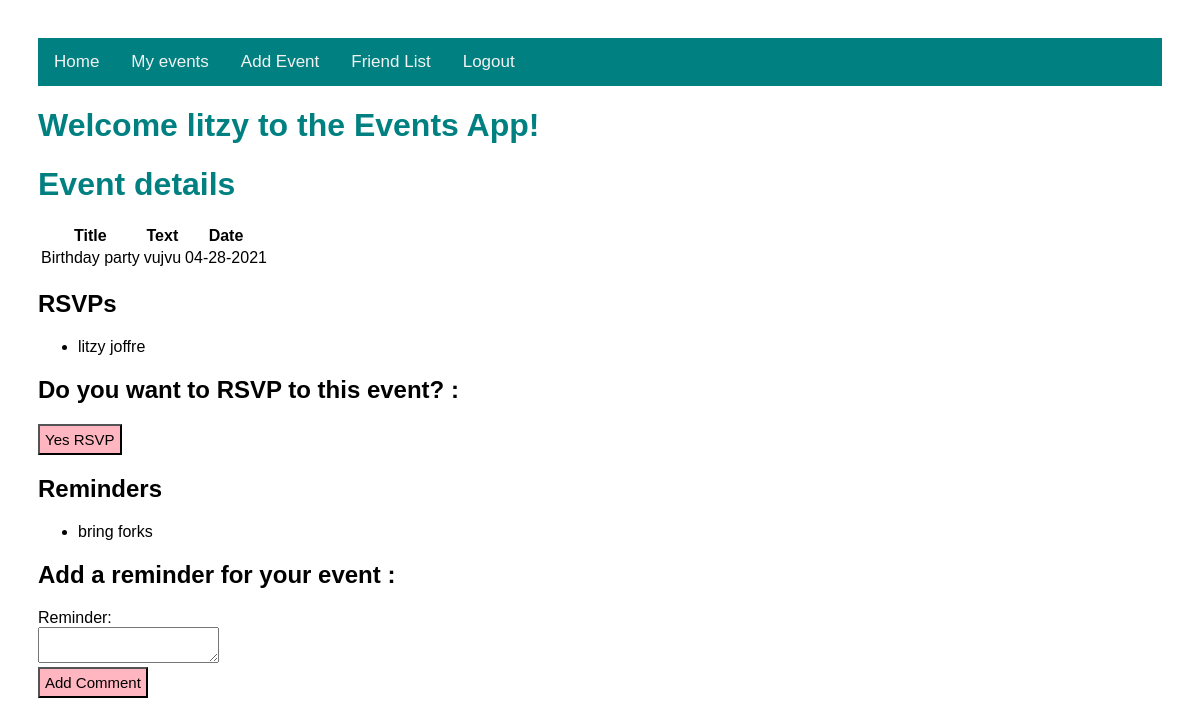
Screenshot of /events/3 (signed in) with the database file from the repository.
### models.py (models this page shows, shortened)
class User(db.Model):
    id = db.Column("id", db.Integer, primary_key=True)
    first_name = db.Column("first_name", db.String(100))
    last_name = db.Column("last_name", db.String(100))
    email = db.Column("email", db.String(100))
    password = db.Column(db.String(255), nullable=False)
    registered_on = db.Column(db.DateTime, nullable=False)
    events = db.relationship("Event", backref="user", lazy=True)
    comments = db.relationship("Comment", backref="user", lazy=True)

class Event(db.Model):
    id = db.Column("id", db.Integer, primary_key=True)
    title = db.Column("title", db.String(200))
    text = db.Column("text", db.String(100))
    date = db.Column("date", db.String(50))
    user_id= db.Column(db.Integer, db.ForeignKey("user.id"), nullable=False)
    comments = db.relationship("Comment", backref="event", cascade="all, delete-orphan", lazy=True)

class RSVP(db.Model):
    id = db.Column(db.Integer, primary_key=True)
    event_id = db.Column(db.Integer, db.ForeignKey("event.id"), nullable=False)
    user_id = db.Column(db.Integer, db.ForeignKey("user.id"), nullable=False)
    user= db.relationship("User", lazy=True)
    event= db.relationship("Event", lazy=True)

class Comment(db.Model):
    id = db.Column(db.Integer, primary_key=True)
    date_posted = db.Column(db.DateTime, nullable=False)
    content = db.Column(db.VARCHAR, nullable=False)
    event_id = db.Column(db.Integer, db.ForeignKey("event.id"), nullable=False)
    user_id = db.Column(db.Integer, db.ForeignKey("user.id"), nullable=False)

### flask06.py (the view)
@app.route('/events/<int:event_id>')
def get_event(event_id):
    if session.get('user'):
        my_event = db.session.query(Event).filter_by(id=event_id, user_id=session['user_id']).one()
        form_comment = CommentForm()
        event_rsvps = db.session.query(RSVP).filter_by(event_id=event_id).all()
        form_rsvp  = RSVPForm()
        print(event_rsvps)
        return render_template('event.html', event=my_event, user=session['user'], form_comment=form_comment, form_rsvp=form_rsvp, rsvps=event_rsvps )
    else:
        return redirect(url_for('login'))

### forms.py
class CommentForm(FlaskForm):
    class Meta:
        csrf = False
    comment = TextAreaField('Reminder:',validators=[Length(min=1)])
    submit = SubmitField('Add Comment')

class RSVPForm(FlaskForm):
    class Meta:
        csrf = False
    submit = SubmitField('Yes RSVP')

### templates/event.html (shortened to what this page needs)
<!DOCTYPE html>
<html lang="en">
    <head>
        <link rel="stylesheet" href="{{ url_for('static', filename='main.css') }}">
    </head>
    <body>
    <div class = "topnav">
    <nav>
            <a href="{{ url_for('home')}}"> Home </a>
            <a href="/events"> My events </a>
            <a href="{{url_for('new_event')}}"> Add Event</a>
            <a href="{{url_for('new_event')}}"> Friend List</a>
            <a href="{{ url_for('logout')}}">Logout</a>
        </nav>
        </div>
        <h1>Welcome {{user}} to the Events App!</h1>
        <h1>Event details</h1>
        <table>
            <tr>
                <th>Title</th>
                <th>Text</th>
                <th>Date</th>
            </tr>
            <tr>
                <td>{{ event.title }}</td>
                <td>{{ event.text }}</td>
                <td>{{ event.date }}</td>
            </tr>
        </table>
        {% if rsvps %}
  {% if rsvps|length > 0 %}
    <h2>RSVPs</h2>
    <ul>
    {% for rsvp in rsvps %}
      <li>{{ rsvp.user.first_name + " "}}{{rsvp.user.last_name}}</li>
    {% endfor %}
    </ul>
  {% endif %}
{% endif %}
<form action="{{ url_for('new_rsvp', event_id=event.id) }}" method="post">
  <div class="formwrapper">
    <h2 class="title">Do you want to RSVP to this event? : </h2>
    {{ form_rsvp.submit }}
  </div>
</form>
     {% if event.comments %}
  {% if event.comments|length > 0 %}
    <h2>Reminders</h2>
    <ul>
    {% for comment in event.comments %}
      <li>{{ comment.content }}</li>
    {% endfor %}
    </ul>
  {% endif %}
{% endif %}
<form action="{{ url_for('new_comment', event_id=event.id) }}" method="post">
  <div class="formwrapper">
    <h2 class="title">Add a reminder for your event :</h2>
    <div class="form-field">
      {{ form_comment.comment.label }} <br/> {{ form_comment.comment }}
    </div>
    {{ form_comment.submit }}
  </div>
</form>
    </body>
</html>

### static/main.css (style rules this page uses)
body { padding: 30px 30px; font-family: Arial, Helvetica, sans-serif; }
h1 { color: teal; }
.topnav { overflow: hidden; background-color: teal; }
.topnav a { float: left; color: #f2f2f2; text-align: center; padding: 14px 16px; text-decoration: none; font-size: 17px; }
input[type='submit'] { background-color: lightpink; color: black; font-size: 15px; padding:5px; font-family: Palatino Linotype, sans-serif; }

### rows the page displays
User: first_name "litzy"
Event: title "Birthday party", text "vujvu", date "04-28-2021"
RSVP: user "litzy", user.last_name "joffre"
Comment: content "bring forks"
